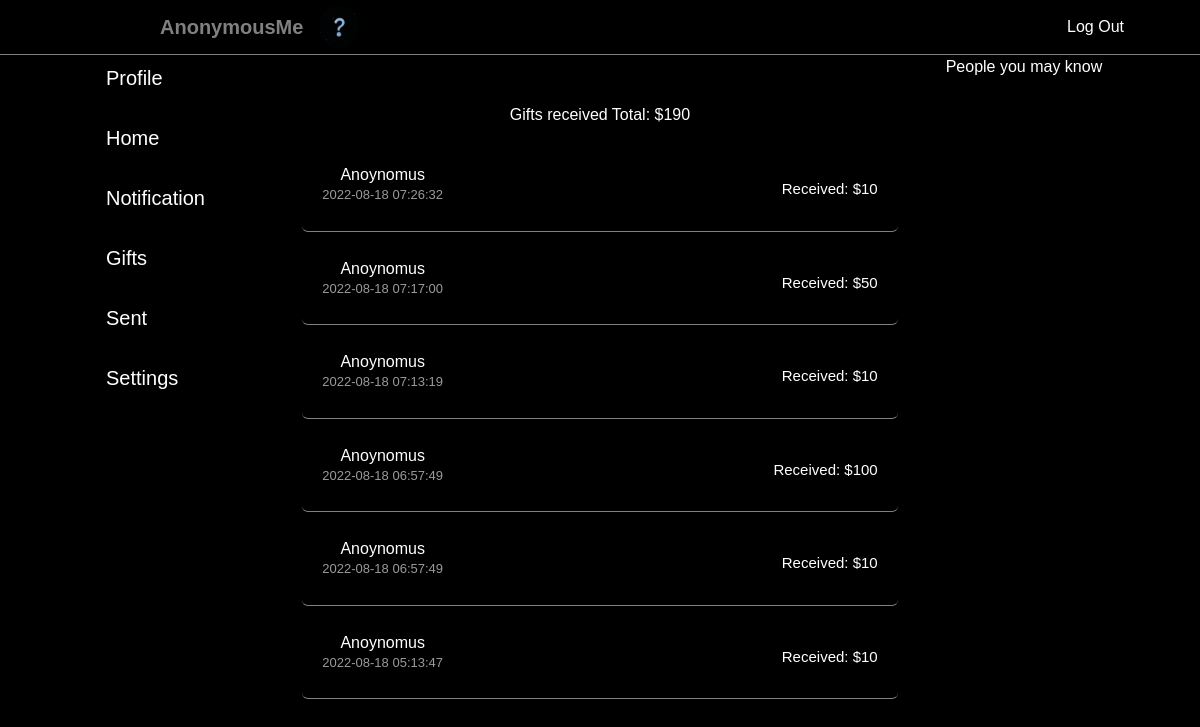
The page /gift (signed in) on the database its author committed.
### tables this page shows
CREATE TABLE notification(user_id INTEGER, message TEXT, gift  NUMERIC NOT NULL, datetime DATETIME);

### application.py (the view)
@app.route("/gift")
@login_required
def gift():
    user_id = session["user_id"]
    gift = db.execute("SELECT gift, datetime FROM notification where user_id = ? ORDER BY datetime DESC", user_id)
    total = 0
    for cash in gift:
        total += cash['gift']
    return render_template("gift.html", gifts=gift, total=total)

### application.py (called while the page is built)
@app.after_request
def after_request(response):
    response.headers["Cache-Control"] = "no-cache, no-store, must-revalidate"
    response.headers["Expires"] = 0
    response.headers["Pragma"] = "no-cache"
    return response

### helpers.py (called while the page is built)
def login_required(f):
    @wraps(f)
    def decorated_function(*args, **kwargs):
        if session.get("user_id") is None:
            return redirect("/login")
        return f(*args, **kwargs)
    return decorated_function

### templates/gift.html (shortened to what this page needs)
{% extends "layout.html" %}
{% block main %}
<div action="/gift" class="timeline">
    <div class="total">
        <p>Gifts received Total: ${{ (total) }}</p>
    </div>
    {% for gift in gifts %}
    <div class="post-container">
        <div class="user-profile">
            <div>
               <p>Anoynomus</p>
               <span>{{ gift['datetime'] }}</span>
            </div>
            <div class="gift-text">
                <p>Received: ${{ gift['gift'] }} </p>
            </div>
        </div>
    </div>
    {% endfor %}
</div>
{% endblock %}

### static/styles.css (style rules this page uses)
html, body { margin: 0; padding: 0; min-height: 100%; font-family: sans-serif; background: #000000; }
.timeline { width:100%; }
.post-container { width: auto; background: black; border-radius: 6px; padding: 20px; color: #626262; margin: 5px 0; border-bottom: 1px solid grey; }
.user-profile { display: flex; align-items: flex-start; }
.user-profile p { margin-bottom : -5px; font-weight: 500; color: white; }
.user-profile span { font-size: 13px; color: #9a9a9a; }
.total { width: auto; background: black; border-radius: 6px; color: #626262; }
.total p { text-align:center; color: white; }
.gift-text { color: #9a9a9a; margin: 15px 0; font-size: 15px; margin-left: auto; margin-right: 0; }
.gift-text p { color: white; }

### templates/layout.html (style rules this page uses)
body { margin: 0; }

### rows shown on the page
notification: datetime "2022-08-18 07:26:32", gift "10"
notification: datetime "2022-08-18 07:17:00", gift "50"
notification: datetime "2022-08-18 07:13:19", gift "10"
notification: datetime "2022-08-18 06:57:49", gift "100"
notification: datetime "2022-08-18 06:57:49", gift "10"
notification: datetime "2022-08-18 05:13:47", gift "10"

### other values the page prints
{{ (total) }} "190"
